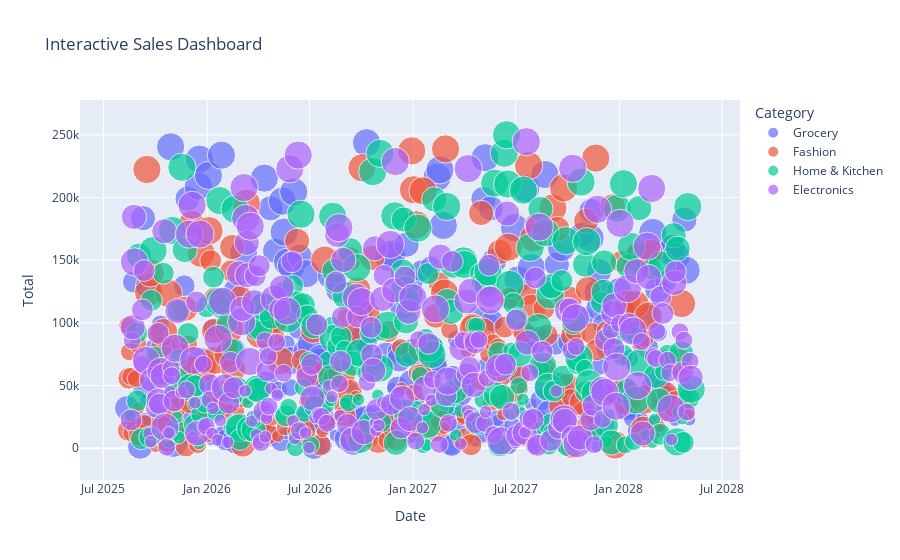

The cell this chart's notebook holds for it:
### Markdown cell above
### Interactive Sales Dashboard

### Code cell
# Dropdown filters
city_list = df['City'].unique()
category_list = df['Category'].unique()

# Interactive Sales Trend
fig = px.scatter(
    df,
    x="Date",
    y="Total",
    color="Category",
    size="Quantity",
    hover_data=["Product", "City", "Channel"],
    title="Interactive Sales Dashboard"
)
fig.show()

### Figure 1 — Plotly figure (JSON) as saved in the notebook; plotly's stock layout.template omitted (floating-point values rounded to 4 significant figures; data arrays with more than 128 entries replaced by an {"elided": "..."} marker saying what was removed)
{"data": [{"customdata": {"elided": "254x3 str values"}, "hovertemplate": "Category=Grocery<br>Date=%{x}<br>Total=%{y}<br>Quantity=%{marker.size}<br>Product=%{customdata[0]}<br>City=%{customdata[1]}<br>Channel=%{customdata[2]}<extra></extra>", "legendgroup": "Grocery", "marker": {"color": "#636efa", "size": {"elided": "254 int values"}, "sizemode": "area", "sizeref": 0.0125, "symbol": "circle"}, "mode": "markers", "name": "Grocery", "orientation": "v", "showlegend": true, "type": "scatter", "x": {"elided": "254 str values"}, "xaxis": "x", "y": {"elided": "254 float values"}, "yaxis": "y"}, {"customdata": {"elided": "232x3 str values"}, "hovertemplate": "Category=Fashion<br>Date=%{x}<br>Total=%{y}<br>Quantity=%{marker.size}<br>Product=%{customdata[0]}<br>City=%{customdata[1]}<br>Channel=%{customdata[2]}<extra></extra>", "legendgroup": "Fashion", "marker": {"color": "#EF553B", "size": {"elided": "232 int values"}, "sizemode": "area", "sizeref": 0.0125, "symbol": "circle"}, "mode": "markers", "name": "Fashion", "orientation": "v", "showlegend": true, "type": "scatter", "x": {"elided": "232 str values"}, "xaxis": "x", "y": {"elided": "232 float values"}, "yaxis": "y"}, {"customdata": {"elided": "256x3 str values"}, "hovertemplate": "Category=Home & Kitchen<br>Date=%{x}<br>Total=%{y}<br>Quantity=%{marker.size}<br>Product=%{customdata[0]}<br>City=%{customdata[1]}<br>Channel=%{customdata[2]}<extra></extra>", "legendgroup": "Home & Kitchen", "marker": {"color": "#00cc96", "size": {"elided": "256 int values"}, "sizemode": "area", "sizeref": 0.0125, "symbol": "circle"}, "mode": "markers", "name": "Home & Kitchen", "orientation": "v", "showlegend": true, "type": "scatter", "x": {"elided": "256 str values"}, "xaxis": "x", "y": {"elided": "256 float values"}, "yaxis": "y"}, {"customdata": {"elided": "258x3 str values"}, "hovertemplate": "Category=Electronics<br>Date=%{x}<br>Total=%{y}<br>Quantity=%{marker.size}<br>Product=%{customdata[0]}<br>City=%{customdata[1]}<br>Channel=%{customdata[2]}<extra></extra>", "legendgroup": "Electronics", "marker": {"color": "#ab63fa", "size": {"elided": "258 int values"}, "sizemode": "area", "sizeref": 0.0125, "symbol": "circle"}, "mode": "markers", "name": "Electronics", "orientation": "v", "showlegend": true, "type": "scatter", "x": {"elided": "258 str values"}, "xaxis": "x", "y": {"elided": "258 float values"}, "yaxis": "y"}], "layout": {"legend": {"itemsizing": "constant", "title": {"text": "Category"}, "tracegroupgap": 0}, "title": {"text": "Interactive Sales Dashboard"}, "xaxis": {"anchor": "y", "domain": [0, 1], "title": {"text": "Date"}}, "yaxis": {"anchor": "x", "domain": [0, 1], "title": {"text": "Total"}}}}
